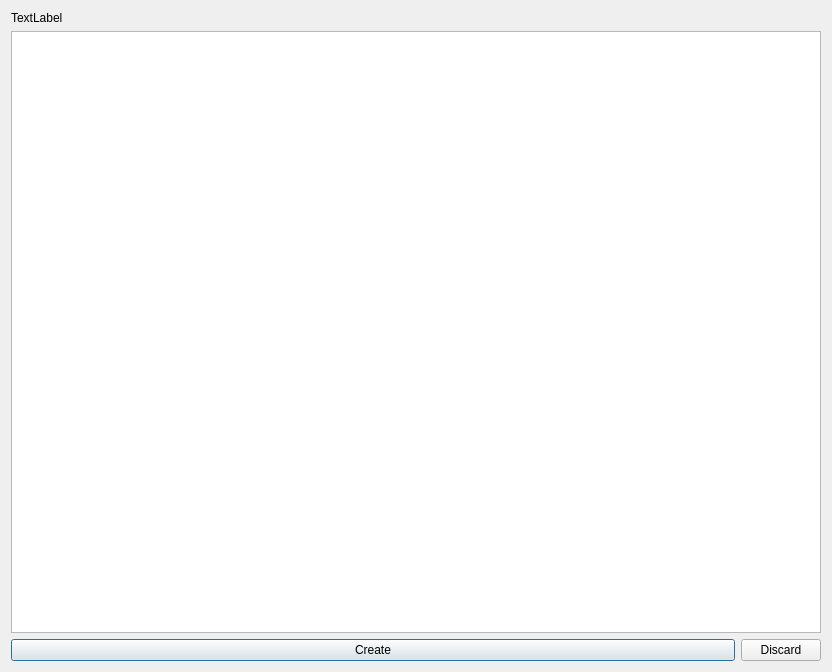
<?xml version="1.0" encoding="UTF-8"?>
<ui version="4.0">
 <class>SketchWidget</class>
 <widget class="QDialog" name="SketchWidget">
  <property name="geometry">
   <rect>
    <x>0</x>
    <y>0</y>
    <width>832</width>
    <height>672</height>
   </rect>
  </property>
  <property name="windowTitle">
   <string>Capture States</string>
  </property>
  <layout class="QGridLayout" name="gridLayout">
   <item row="2" column="0">
    <widget class="QPushButton" name="createButton">
     <property name="sizePolicy">
      <sizepolicy hsizetype="MinimumExpanding" vsizetype="Fixed">
       <horstretch>0</horstretch>
       <verstretch>0</verstretch>
      </sizepolicy>
     </property>
     <property name="text">
      <string>Create</string>
     </property>
    </widget>
   </item>
   <item row="1" column="0" colspan="2">
    <widget class="QTreeView" name="stateTree"/>
   </item>
   <item row="2" column="1">
    <widget class="QPushButton" name="discardButton">
     <property name="text">
      <string>Discard</string>
     </property>
    </widget>
   </item>
   <item row="0" column="0">
    <widget class="QLabel" name="infoLabel">
     <property name="text">
      <string>TextLabel</string>
     </property>
    </widget>
   </item>
  </layout>
 </widget>
 <resources/>
 <connections/>
</ui>
